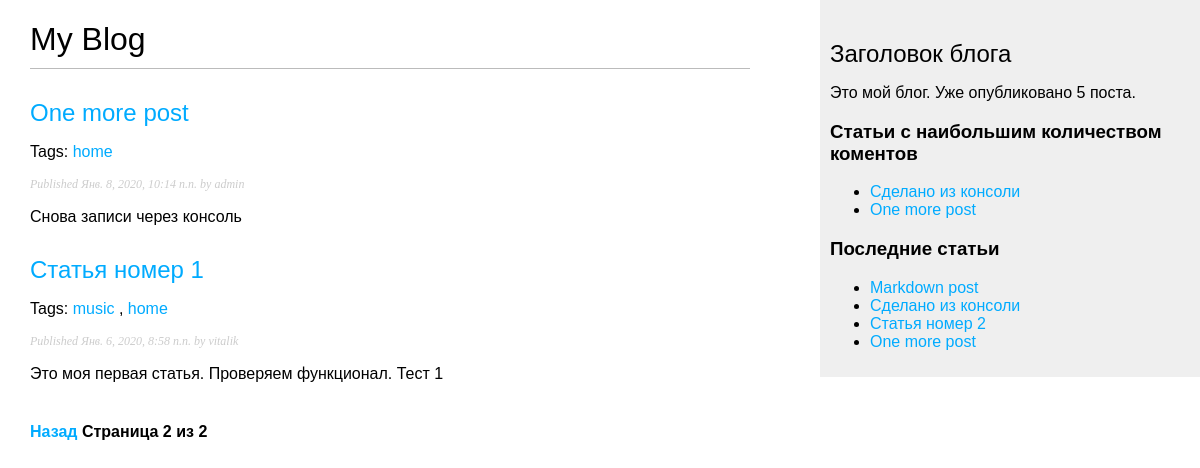
Screenshot of /blog/?page=2 with the database file from the repository.
### blog/models.py (models this page shows, shortened)
class Post(models.Model):
    objects = models.Manager() #Это мнеджер по умолчанию
    published = PublishedManager() # А это самоельный менеджер выше
    STATUS_CHOICES = (
        ('draft', 'Draft'),
        ('published', 'Published'),
    )
    title = models.CharField(max_length=250)
    slug = models.SlugField(max_length=250, unique_for_date='publish')
    author = models.ForeignKey(User, on_delete=models.CASCADE, related_name='blog_posts')
    body = models.TextField()
    publish = models.DateTimeField(default=timezone.now)
    created = models.DateTimeField(auto_now_add=True)
    update = models.DateTimeField(auto_now=True)
    status = models.CharField(max_length=10, choices=STATUS_CHOICES, default='draft')
    tags = TaggableManager()
    class Meta:
        ordering = ('-publish',)
    def get_absolute_url(self):
        return reverse('blog:post_detail', args=[self.publish.year,
                                                 self.publish.month,
                                                 self.publish.day,
                                                 self.slug])

### blog/views.py (the view)
# urls.py: path('', views.post_list, name='post_list'),
def post_list(request, tag_slug=None):
    object_list = Post.published.all()
    tag=None
    if tag_slug:
        tag = get_object_or_404(Tag, tag_slug)
        object_list = object_list.filter(tags__in=[tag])
    paginator = Paginator(object_list, 3)
    page = request.GET.get('page')
    try:
        posts = paginator.page(page)
    except PageNotAnInteger:
        posts = paginator.page(1)
    except EmptyPage:
        posts = paginator.page(paginator.num_pages)
    return render(request, 'blog/post/list.html', {'page':page, 'posts':posts, 'tag':tag})

### blog/models.py (called while the page is built)
    def get_queryset(self):
        return super().get_queryset().filter(status='published') #Фильтр по умолчанию по опубликованным статьям

### blog/templatetags/blog_tags.py (called while the page is built)
@register.filter(name='markdown')
def markdown_format(text):
    return mark_safe(markdown.markdown(text))

@register.simple_tag()
def get_most_commented_posts(count=2):
    return Post.published.annotate(total_comments=Count('comments')).order_by('-total_comments')[:count]

@register.simple_tag()
def total_posts():
    return Post.published.count()

@register.inclusion_tag('blog/post/latest_posts.html')
def show_latest_posts(count=4):
    latest_posts = Post.published.order_by('-publish')[:count]
    return {'latest_posts':latest_posts}

### blog/templates/blog/post/list.html (shortened to what this page needs)
{% extends "blog/base.html" %}
{% load blog_tags %}
{% block content %}
  <h1>My Blog</h1>
  {% for post in posts %}
    <h2>
      <a href="{{ post.get_absolute_url }}">
        {{ post.title }}
      </a>
    </h2>
     <p class="tags">
        Tags:
        {% for tag in post.tags.all %}
            <a href="{% url "blog:post_list_by_tag" tag.slug %}">
            {{ tag.name }}
            </a>
            {% if not forloop.last %}, {% endif %}
        {% endfor %}
     </p>
    <p class="date">
      Published {{ post.publish }} by {{ post.author }}
    </p>
      {{ post.body|markdown|truncatewords_html:30 }}
  {% endfor %}
  {% include "pagination.html" with page=posts %}
{% endblock %}

### blog/templates/blog/base.html (shortened to what this page needs)
{% load blog_tags %}
{% load static %}
<!DOCTYPE html>
<html lang="en">
<head>
    <link href="{% static "css/blog.css" %}" rel="stylesheet">
</head>
<body>
    <div id="content">
        {% block content %}
        {% endblock %}
    </div>
    <div id="sidebar">
        <h2>Заголовок блога</h2>
        <p>Это мой блог. Уже опубликовано {% total_posts %} поста.</p>
        <h3>Статьи с наибольшим количеством коментов</h3>
        {% get_most_commented_posts as most_commented_posts %}
        <ul>
            {% for post in most_commented_posts %}
                <li>
                    <a href="{{ post.get_absolute_url }}">{{ post.title }}</a>
                </li>
            {% endfor %}
        </ul>
        <h3>Последние статьи</h3>
        {% show_latest_posts %}
    </div>
</body>
</html>

### blog/templates/blog/post/latest_posts.html
<!DOCTYPE html>
<html lang="en">
<body>
<ul>
    {% for post in latest_posts %}
    <li><a href="{{ post.get_absolute_url }}">{{ post.title }}</a> </li>
    {% endfor %}
</ul>
</body>
</html>

### blog/static/css/blog.css (style rules this page uses)
body { margin:0; padding:0; font-family:helvetica, sans-serif; }
a { color:#00abff; text-decoration:none; }
h1 { font-weight:normal; border-bottom:1px solid #bbb; padding:0 0 10px 0; }
h2 { font-weight:normal; margin:30px 0 0; }
#content { float:left; width:60%; padding:0 0 0 30px; }
#sidebar { float:right; width:30%; padding:10px; background:#efefef; height:100%; }
p.date { color:#ccc; font-family: georgia, serif; font-size: 12px; font-style: italic; }

### rows the page displays
Post: title "One more post", publish "Янв. 8, 2020, 10:14 п.п.", author "admin", body "Снова записи через консоль"
Tag: name "home"
Post: title "Статья номер 1", publish "Янв. 6, 2020, 8:58 п.п.", author "vitalik", body "Это моя первая статья. Проверяем функционал. Тест 1"
Tag: name "music"
Post: title "Сделано из консоли"
Post: title "Markdown post"
Post: title "Статья номер 2"

### other values shown
{{ page.number }} "2"
{{ page.paginator.num_pages }} "2"
